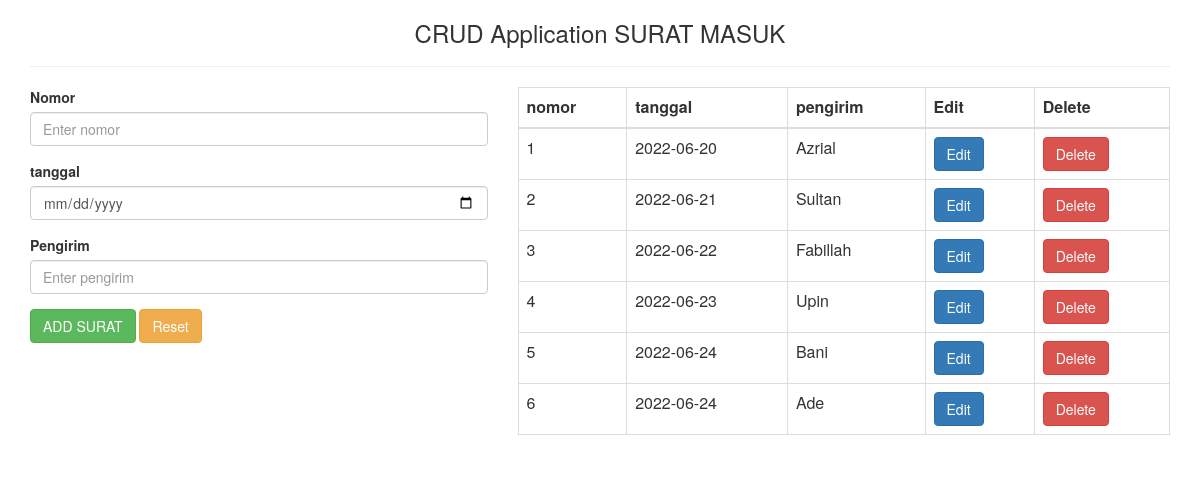
The page / on the database its author committed.
### tables this page shows
CREATE TABLE `user` (
  `UID` int(11) NOT NULL,
  `NOMOR` varchar(150) NOT NULL,
  `TANGGAL` date NOT NULL,
  `PENGIRIM` varchar(150) NOT NULL
);

### index.php (the view, shortened to what this page needs)
<?php
	include "config.php";
?>
<html>
	<head>
		<link rel="stylesheet" href="https://maxcdn.bootstrapcdn.com/bootstrap/3.4.0/css/bootstrap.min.css">
	</head>
	<body>
	<div class="container">
		<h3 class='text-center'>CRUD Application SURAT MASUK</h3><hr>
		<div class='row'>
			<div class="col-md-5">
				<form id='frm'>
				  <div class="form-group">
					<label>Nomor</label>
					<input type="nomor" class="form-control" name="nomor" id='nomor' required placeholder="Enter nomor">
				  </div>
				  <div class="form-group">
					<label>tanggal</label>
					<input type="date" class="form-control" name="tanggal" id='tanggal' required placeholder="Enter tanggal">
				  </div>
				  <div class="form-group">
					<label>Pengirim</label>
					<input type="pengirim" class="form-control"  name="pengirim" id='pengirim' required placeholder="Enter pengirim">
				  </div>
				  <button type="submit" name="submit" id="but" class="btn btn-success">ADD SURAT</button>
				  <button type="button" id="clear" class="btn btn-warning">Reset</button>
				</form>
			</div>
			<div class="col-md-7">
				<table class="table table-bordered" id='table'>
					<thead>
						<tr>
							<th>nomor</th>
							<th>tanggal</th>
							<th>pengirim</th>
							<th>Edit</th>
							<th>Delete</th>
						</tr>
					</thead>
					<tbody>
						<?php
							$sql="select * from user";
							$res=$con->query($sql);
							if($res->num_rows>0)
							{
								while($row=$res->fetch_assoc())
								{
									echo"<tr class='{$row["UID"]}'>
										<td>{$row["NOMOR"]}</td>
										<td>{$row["TANGGAL"]}</td>
										<td>{$row["PENGIRIM"]}</td>
										<td><a href='#' class='btn btn-primary edit' uid='{$row["UID"]}'>Edit</a></td>
										<td><a href='#' class='btn btn-danger del' uid='{$row["UID"]}'>Delete</a></td>
									</tr>";
								}
							}
						?>
					</tbody>
				</table>
			</div>
		</div>
	</div>
	</body>
</html>

### rows shown on the page
user: NOMOR "1", TANGGAL "2022-06-20", PENGIRIM "Azrial"
user: NOMOR "2", TANGGAL "2022-06-21", PENGIRIM "Sultan"
user: NOMOR "3", TANGGAL "2022-06-22", PENGIRIM "Fabillah"
user: NOMOR "4", TANGGAL "2022-06-23", PENGIRIM "Upin"
user: NOMOR "5", TANGGAL "2022-06-24", PENGIRIM "Bani"
user: NOMOR "6", TANGGAL "2022-06-24", PENGIRIM "Ade"
